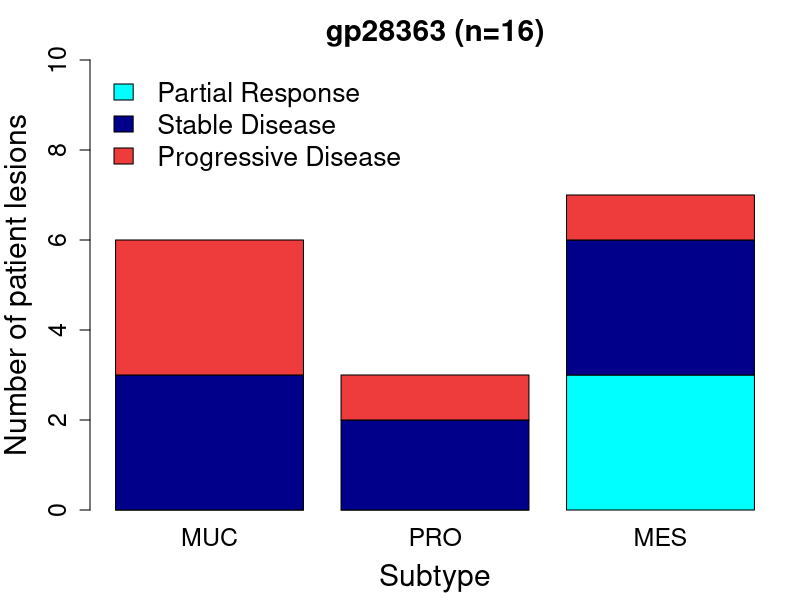

Recreate this plot in R.
data <- read.table("../data/gp28363_subtypes.tsv", sep="\t", header=TRUE, check.names=FALSE)
data <- data[!data$Subtype %in% "unclassified", ]
data$Subtype <- factor(data$Subtype, levels=c("MUC", "PRO", "MES"))

data$BOR <- as.character(data$BOR)
data$BOR[data$BOR == "NE"] <- NA
data$BOR[data$BOR %in% "PR"] <- "Partial Response"
data$BOR[data$BOR %in% "SD"] <- "Stable Disease"
data$BOR[data$BOR %in% "PD"] <- "Progressive Disease"
data$BOR <- factor(data$BOR, levels=c("Partial Response", "Stable Disease", "Progressive Disease"))
tbl <- table(data$BOR, data$Subtype)
nbTumors <- sum(tbl)

pdf("../figures/Fig5_gp28363_ResponseBySubtype.pdf", width=5.5, height=6.5)
par(mar=c(4.5, 4.5, 3, 1))
barplot(tbl, xlab="Subtype", ylab="Number of patient lesions", col=c("cyan", "darkblue", "brown2"), 
			main=paste0("gp28363 (n=",nbTumors,")"), cex.axis=1.5, cex.lab=1.8,
			cex.names=1.5, cex.main=1.8, ylim=c(0,10))
legend("topleft", legend=rownames(tbl), fill=c("cyan", "darkblue", "brown2"), cex=1.6, bty="n")
dev.off()
